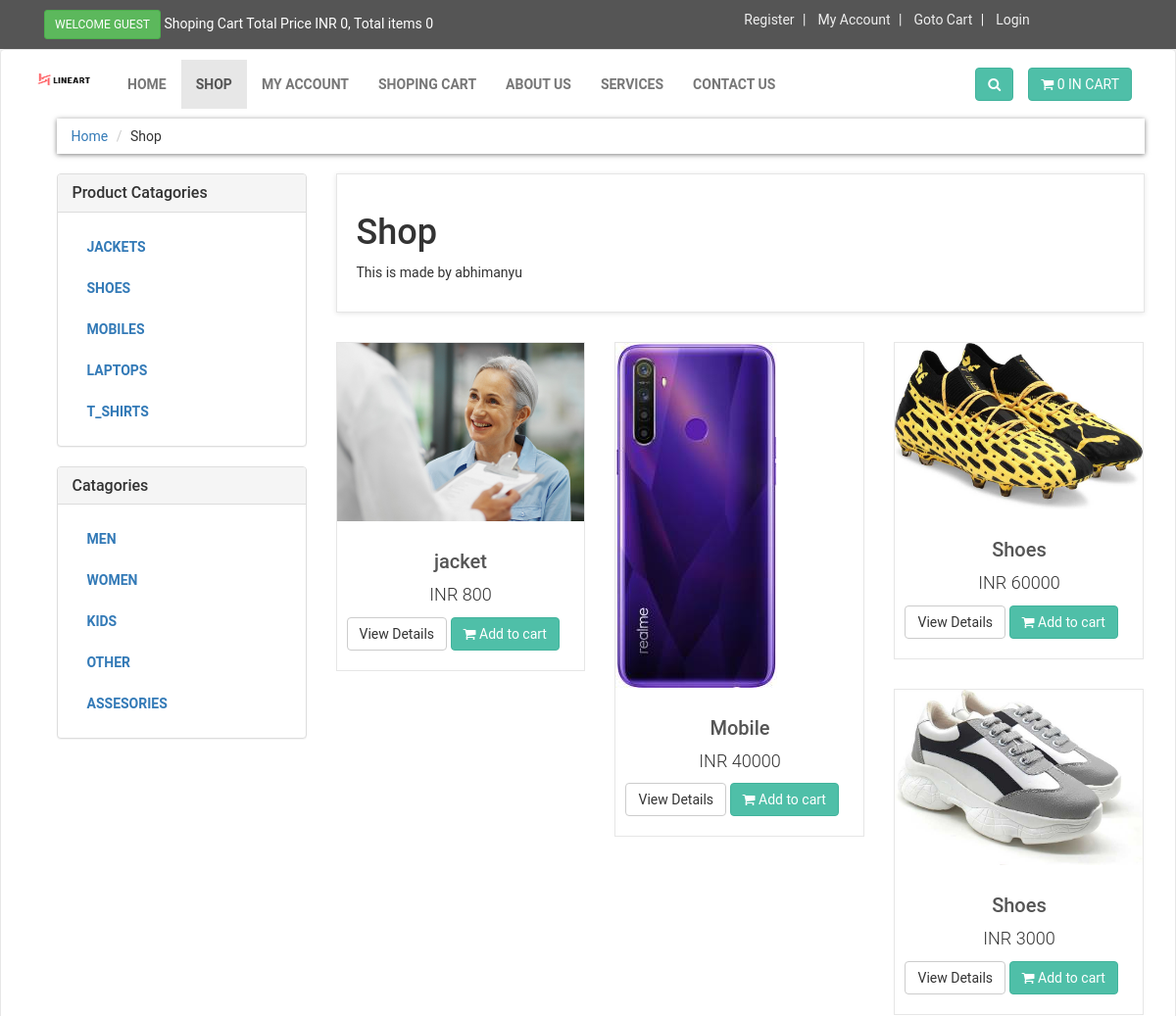
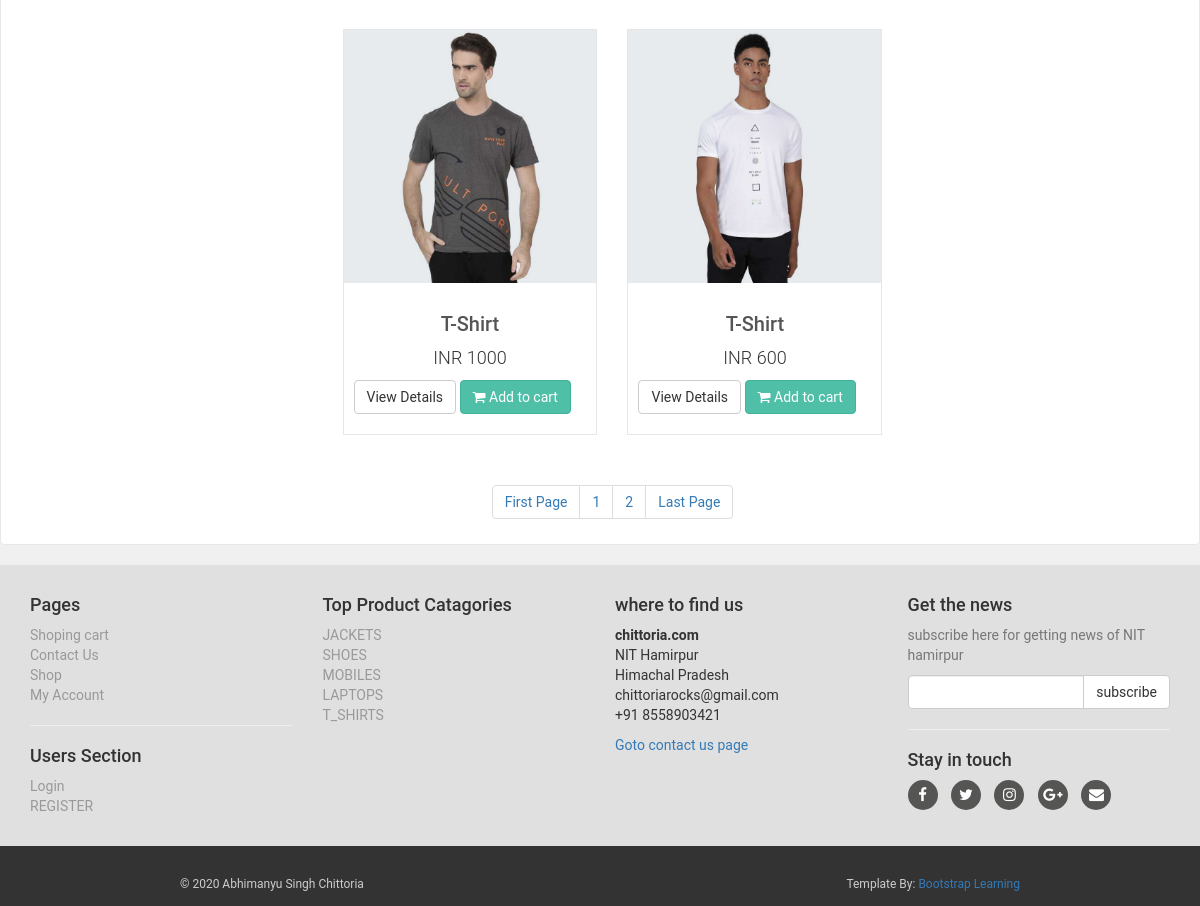
The page /shop.php on the database its author committed (2 pictures, top to bottom).
### tables this page shows
CREATE TABLE `product_categories` (
  `p_cat_id` int(10) NOT NULL,
  `p_cat_title` text NOT NULL,
  `p_cat_desc` text NOT NULL
);

CREATE TABLE `categories` (
  `cat_id` int(100) NOT NULL,
  `cat_title` text NOT NULL,
  `cat_desc` text NOT NULL
);

CREATE TABLE `products` (
  `product_id` int(10) NOT NULL,
  `p_cat_id` int(10) NOT NULL,
  `cat_id` int(10) NOT NULL,
  `date` timestamp NOT NULL DEFAULT current_timestamp() ON UPDATE current_timestamp(),
  `product_title` text NOT NULL,
  `product_img1` text NOT NULL,
  `product_img2` text NOT NULL,
  `product_img3` text NOT NULL,
  `product_price` int(10) NOT NULL,
  `product_desc` text NOT NULL,
  `product_keyword` text NOT NULL
);

### shop.php (the view, shortened to what this page needs)
<?php
include("includes/db.php");
include("functions/functions.php");
 ?>
<!DOCTYPE html>
<html>
<head>
	<link rel="stylesheet" href="https://maxcdn.bootstrapcdn.com/bootstrap/3.4.1/css/bootstrap.min.css">
	<link rel="stylesheet" type="text/css" href="styles/style.css">
	<link href="https://stackpath.bootstrapcdn.com/font-awesome/4.7.0/css/font-awesome.min.css" rel="stylesheet">
</head>
<body>
	<div id="top">
		<div class="container">
			<div class="col-md-6 offer">
				<a href="#" class="btn btn-success btn-sm">
					<?php
					if (!isset($_SESSION['customer_email'])) {
						echo "WELCOME GUEST";
					}else{
						echo "WELCOME: ".$_SESSION['customer_email'] ." " ;
					}
					 ?>
				</a>
				<a href="#">Shoping Cart Total Price INR <?php totalPrice(); ?>, Total items <?php item(); ?></a>
			</div>
			<div class="col-md-6">
				<ul class="menu">
					<li>
						<a href="customer_registration.php">Register</a>
					</li>
					<li>
						<?php
							if (!isset($_SESSION['customer_email'])) {
								echo "<a href='checkout.php'>My Account</a>";
							}else{
								echo "<a href='customer/my_account.php?my_order'>My Account</a>";
							}
							 ?>
					</li>
					<li>
						<a href="checkout.php">Goto Cart</a>
					</li>
					<li>
						<?php
						if(!isset($_SESSION['customer_email'])){
							echo "<a href='checkout.php'>Login</a>";
						}else{
							echo "<a href='logout.php'>Logout</a>";
						} ?>
					</li>
				</ul>
			</div>
		</div>
	</div>
	<div class="navbar navbar-default" id="navbar">
		<div class="container">
			<div class="navbar-header">
				<a class="navbar-brand home" href="index.php">
					<img src="images/logo.jpg" width="70" height="40" alt="shopit" class="hidden-xs">
				</a>
			</div>
			<div class="navbar-collapse collapse" id="navigation">
				<div class="padding-nav">
					<ul class="nav navbar-nav navbar-left">
						<li>
							<a href="index.php">Home</a>
						</li>
						<li class="active" >
							<a href="shop.php">Shop</a>
						</li>
						<li >
							<?php
							if (!isset($_SESSION['customer_email'])) {
								echo "<a href='checkout.php'>My Account</a>";
							}else{
								echo "<a href='customer/my_account.php?my_order'>My Account</a>";
							}
							 ?>
						</li>
						<li >
							<a href="cart.php">Shoping Cart</a>
						</li>
						<li >
							<a href="about.php">About Us</a>
						</li>
						<li >
							<a href="services.php">Services</a>
						</li>
						<li >
							<a href="contactus.php">Contact Us</a>
						</li>
					</ul>
				</div>
				<a href="cart.php" class="btn btn-primary navbar-btn right">
					<i class="fa fa-shopping-cart"></i>
					<span>    <?php item(); ?> IN CART</span>
				</a>
				<div  class=" navbar-collapse collapse right">
						<button class="btn navbar-btn btn-primary" type="button" data-toggle="collapse" data-target="#search">
							<i  class="fa fa-search "></i>
						</button>
				</div>
		</div>
		</div>
		<div id="content">
			<div class="container">
				<div class="col-md-12">
					<ul class="breadcrumb">
						<li><a href="home.php">Home</a></li>
						<li>Shop</li>
					</ul>
				</div>
				<div class="col-md-3">
					<?php
						include("includes/slidebar.php");
					?>
				</div>
				<div class="col-md-9">
					<?php
						if(!isset($_GET['p_cat_id']))
						{
							if(!isset($_GET['cat_id'])){
								echo "<div class='box'>
								<h1>Shop</h1>
								<p> This is made by abhimanyu </p>
								</div>";
							}
						}
					 ?>
					<div class="row">
						<?php
						if(!isset($_GET['p_cat_id']))
						{
							if(!isset($_GET['cat_id'])){
								$per_page=6;
								if(isset($_GET['page'])){
									$page=$_GET['page'];
								}else{
									$page=1;
								}
								$start_from=($page-1) *$per_page;
								$get_product="select * from products order by 1 DESC LIMIT $start_from,$per_page";
								$run_pro=mysqli_query($con,$get_product);
								while ($row=mysqli_fetch_array($run_pro)) {
										$pro_id=$row['product_id'];
										$pro_title=$row['product_title'];
										$pro_price=$row['product_price'];
										$pro_img1=$row['product_img1'];
										echo "<div class ='col-md-4 col-sm-6 center-responsive'>
										<div class ='product'>
										<a href='details.php?pro_id=$pro_id'><img src='admin_area/product_images/$pro_img1' class='img-responsive'> </a>
										<div class='text'>
										<h3><a href='details.php?pro_id=$pro_id'>$pro_title</a></h3>
										<p class='price'>INR $pro_price</p>
										<p class='buttons'><a href='details.php?pro_id=$pro_id' class='btn btn-default' >View Details</a>
										<a href='details.php?pro_id=$pro_id' class='btn btn-primary'><i class ='fa fa-shopping-cart'></i> Add to cart</a>
										</p>
										</div>
										</div>
										</div>";
								}
					 ?>
					</div>
				</div>
				<center>
					<ul class="pagination">
						<?php
							$query="select * from products";
								$result=mysqli_query($con,$query);
								$total_record=mysqli_num_rows($result);
								$total_pages=ceil($total_record /$per_page);
								echo "
										<li><a href='shop.php?page=1'>".'First Page'."</a></li>";
										for($i=1;$i<=$total_pages;$i++){
											echo "
										<li><a href='shop.php?page=".$i."'>".$i."</a></li>";
										};
										echo "
										<li><a href='shop.php?page=$total_pages'>".'Last Page'."</a></li>";
							}
						}
						?>
					</ul>
				</center>
			</div>
		</div>
	</div>
<?php
 include("includes/footer.php");
 ?>
</body>
</html>

### functions/functions.php (shortened to what this page needs)
<?php
$db=mysqli_connect("localhost","root","","ecom");
function getUserIP(){
	switch (true) {
				default : return $_SERVER['REMOTE_ADDR'];
	}
}
function item(){
	global $db;
	$ip_add=getUserIP();
	$get_items="select * from cart where ip_add='$ip_add'";
	$run_item=mysqli_query($db,$get_items);
	$count=mysqli_num_rows($run_item);
	echo $count;
}
function totalPrice(){
$total=0;
echo $total;
}
	function getPCats(){
		global $db;
		$get_p_cats="select * from product_categories ";
		$run_p_cats=mysqli_query($db,$get_p_cats);
		while ($row_p_cats=mysqli_fetch_array($run_p_cats)) {
			$p_cat_id=$row_p_cats['p_cat_id'];
			$p_cat_title=$row_p_cats['p_cat_title'];
			echo "<li> <a href='shop.php?p_cat_id=$p_cat_id'>$p_cat_title</a></li> ";
		}
	}
function getCats(){
		global $db;
		$get_cats="select * from categories ";
		$run_cats=mysqli_query($db,$get_cats);
		while ($row_cats=mysqli_fetch_array($run_cats)) {
			$cat_id=$row_cats['cat_id'];
			$cat_title=$row_cats['cat_title'];
			echo "<li> <a href='shop.php?cat_id=$cat_id'>$cat_title</a></li> ";
		}
	}
 ?>

### includes/footer.php (shortened to what this page needs)
<div id="footer">
  <div class="container">
    <div class="row">
      <div class="col-md-3 col-sm-6">
        <h4>Pages</h4>
         <ul>
           <li><a href="cart.php">Shoping cart</a></li>
           <li><a href="contact.php">Contact Us</a></li>
           <li><a href="shop.php">Shop</a></li>
           <li><a href="checkout.php">My Account</a></li>
         </ul>
         <hr>
         <h4>Users Section</h4>
         <ul>
           <li><a href="chechout.php">Login</a></li>
           <li><a href="customer_registration.php">REGISTER</a></li>
         </ul>
      </div>
      <div class="col-md-3 col-sm-6">
        <h4>Top Product Catagories</h4>
        <ul>
          <?php
          $get_p_cats="select * from    product_categories";
          $run_p_cats=mysqli_query($con,$get_p_cats);
          while ($row_p_cats=mysqli_fetch_array($run_p_cats)) {
            $p_cat_id=$row_p_cats['p_cat_id'];
             $p_cat_title=$row_p_cats['p_cat_title'];
             echo "  <li><a href='shop.php?p_cat_id=$p_cat_id'>$p_cat_title</a></li>";
          }
           ?>
        </ul>
      </div>
      <div class="col-md-3 col-sm-6">
        <h4>where to find us</h4>
        <p>
          <strong>chittoria.com</strong>
          <br>NIT Hamirpur
          <br>Himachal Pradesh
          <br>chittoriarocks@gmail.com
          <br>+91 8558903421
        </p>
        <a href="contact.php">Goto contact us page</a>
      </div>
      <div class="col-md-3 col-sm-6">
        <h4>Get the news</h4>
        <p class="text-muted">
          subscribe here for getting news of NIT hamirpur
        </p>
          <form action="" method="post">
            <div class="input-group">
              <input type="text" name="email" class="form-control">
              <span class="input-group-btn">
                <input type="submit" class="btn btn-default" value="subscribe">
              </span>
            </div>
          </form><hr>
          <h4>Stay in touch</h4>
          <p class="social">
            <a href="#"><i class="fa fa-facebook"></i></a>
            <a href="#"><i class="fa fa-twitter"></i></a>
            <a href="#"><i class="fa fa-instagram"></i></a>
            <a href="#"><i class="fa fa-google-plus"></i></a>
            <a href="#"><i class="fa fa-envelope"></i></a>
          </p>
      </div>
    </div>
  </div>
</div>
<div id="copyright">
  <div container>
    <div class="col-md-6">
      <p class="pull-left">
        &copy; 2020 Abhimanyu Singh Chittoria
      </p>
    </div>
    <div class="col-md-6">
      <p class="pull-right">
        Template By: <a href="www.bootstrap.com">Bootstrap Learning</a>
      </p>
    </div>
  </div>
</div>

### styles/style.css (style rules this page uses)
body { font-family: "Roboto",Helvetica, Arial,sans-sarif; font-size: 14px; line-height: 1.42857143; color: #333333; background-color: #f0f0f0; }
#top { background-color: #555555; padding: 10px 0; }
#top .offer { color: #fff; }
#top .offer .btn { text-transform: uppercase; }
#top a { color: #fff; }
#top ul.menu { text-align: center; }
#top ul.menu > li { display: inline; }
#top ul.menu > li a { color: #eeeeee; }
#top ul.menu > li + li:before { content: "|\00a0"; padding: 0 5px; color: #f7f7f7; }
.navbar { background: white; }
.navbar-collapse .right { float: right; }
.navbar-brand { float: left; padding: 10px 15px; font-size: 18px; line-height: 20px; height: 70px; }
.navbar ul.nav >li >a { text-transform: uppercase; font-weight: bold; font-size: 14px; }
.padding-nav { padding-top: 10px; }
.btn-primary { color: rgb(255,255,255); background-color: rgb(79,191,168); border-color: rgb(65,179,156); }
.box { background: #fff; margin: 0 0 30px; border: solid 1px #e6e6e6; padding: 20px; box-shadow: 0 1px 5px rgba(0, 0, 0, 0.1); }
#content { padding-left: 25px; }
#content .product { background: #fff; border: solid 1px #e6e6e6; box-sizing: border-box; margin-bottom: 30px; }
#content .product .text p.price { font-size: 18px; text-align: center; font-weight: 300; }
#content .product .text h3 { text-align: center; font-size: 20px; }
#content .product .text h3 a { color: rgb(85,85,85); }
#content .product .text { padding: 10px 10px 0px; }
#content .product .text .buttons .btn { margin-bottom: 10px; }
.breadcrumb { padding: 8px 15px; margin-bottom: 20px; background-color: #ffffff; border-radius: 0; box-shadow: 0 1px 5px rgba(0, 0, 0, 0.5); }
.breadcrumb > li + li:before { content:>\00a0; color: #cccccc; }
#footer { background: #e0e0e0; padding: 20px 0; }
#footer ul { padding-left: 0; list-style: none; }
#footer ul a { color: #999999; padding :20px 0; }
#footer .social { text-align: left; }
#footer .social a { margin: 0 10px 0 0; color: #fff; display: inline-block; width: 30px; height: 30px; border-radius: 15px; line-height: 30px; font-size: 15px; text-align: center; transition: all 0.2s ease-out; vertical-align: bottom; background-color: #555554; }
#copyright { background: #333; color: #ccc; padding: 30px; font-size: 12px; padding-left: 165px; padding-right: 165px; }
#copyright p { margin: 0; }

### rows shown on the page
product_categories: p_cat_title "JACKETS"
product_categories: p_cat_title "SHOES"
product_categories: p_cat_title "MOBILES"
product_categories: p_cat_title "LAPTOPS"
product_categories: p_cat_title "T_SHIRTS"
categories: cat_title "MEN"
categories: cat_title "WOMEN"
categories: cat_title "KIDS"
categories: cat_title "OTHER"
categories: cat_title "ASSESORIES"
products: product_img1 (picture), product_title "jacket", product_price "800"
products: product_img1 (picture), product_title "Mobile", product_price "40000"
products: product_img1 (picture), product_title "Shoes", product_price "60000"
products: product_img1 (picture), product_title "Shoes", product_price "3000"
products: product_img1 (picture), product_title "T-Shirt", product_price "1000"
products: product_img1 (picture), product_title "T-Shirt", product_price "600"

### other values the page prints
$total "0"
$count "0 0"
